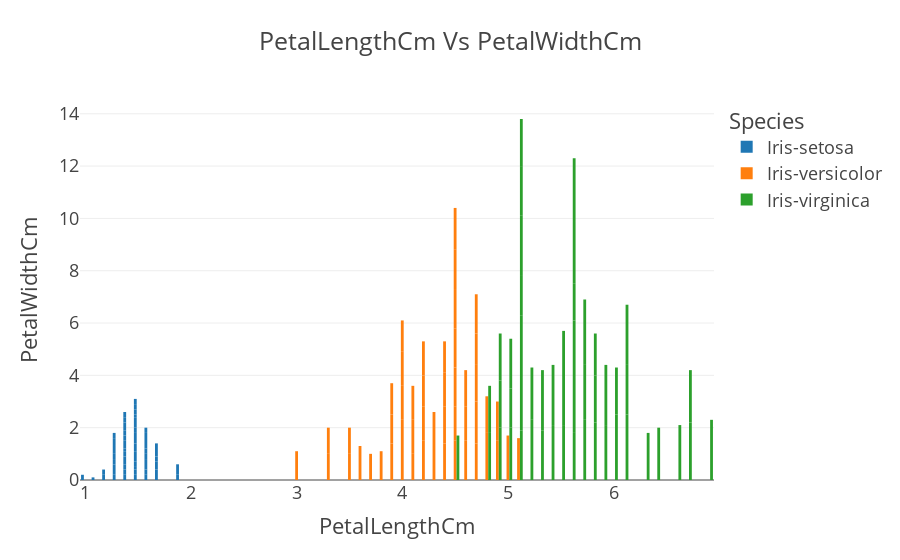

Notebook cell for this chart:
### Code cell
px.bar(data,x = "PetalLengthCm", y = "PetalWidthCm",color = "Species",barmode="group",title='PetalLengthCm Vs PetalWidthCm',template = "presentation" )

### Figure 1 — Plotly figure (JSON) as saved in the notebook; plotly's stock layout.template omitted (floating-point values rounded to 4 significant figures)
{"data": [{"alignmentgroup": "True", "hovertemplate": "Species=Iris-setosa<br>PetalLengthCm=%{x}<br>PetalWidthCm=%{y}<extra></extra>", "legendgroup": "Iris-setosa", "marker": {"color": "#1F77B4", "pattern": {"shape": ""}}, "name": "Iris-setosa", "offsetgroup": "Iris-setosa", "orientation": "v", "showlegend": true, "textposition": "auto", "type": "bar", "x": [1.4, 1.4, 1.3, 1.5, 1.4, 1.7, 1.4, 1.5, 1.4, 1.5, 1.5, 1.6, 1.4, 1.1, 1.2, 1.5, 1.3, 1.4, 1.7, 1.5, 1.7, 1.5, 1, 1.7, 1.9, 1.6, 1.6, 1.5, 1.4, 1.6, 1.6, 1.5, 1.5, 1.4, 1.5, 1.2, 1.3, 1.5, 1.3, 1.5, 1.3, 1.3, 1.3, 1.6, 1.9, 1.4, 1.6, 1.4, 1.5, 1.4], "xaxis": "x", "y": [0.2, 0.2, 0.2, 0.2, 0.2, 0.4, 0.3, 0.2, 0.2, 0.1, 0.2, 0.2, 0.1, 0.1, 0.2, 0.4, 0.4, 0.3, 0.3, 0.3, 0.2, 0.4, 0.2, 0.5, 0.2, 0.2, 0.4, 0.2, 0.2, 0.2, 0.2, 0.4, 0.1, 0.2, 0.1, 0.2, 0.2, 0.1, 0.2, 0.2, 0.3, 0.3, 0.2, 0.6, 0.4, 0.3, 0.2, 0.2, 0.2, 0.2], "yaxis": "y"}, {"alignmentgroup": "True", "hovertemplate": "Species=Iris-versicolor<br>PetalLengthCm=%{x}<br>PetalWidthCm=%{y}<extra></extra>", "legendgroup": "Iris-versicolor", "marker": {"color": "#FF7F0E", "pattern": {"shape": ""}}, "name": "Iris-versicolor", "offsetgroup": "Iris-versicolor", "orientation": "v", "showlegend": true, "textposition": "auto", "type": "bar", "x": [4.7, 4.5, 4.9, 4, 4.6, 4.5, 4.7, 3.3, 4.6, 3.9, 3.5, 4.2, 4, 4.7, 3.6, 4.4, 4.5, 4.1, 4.5, 3.9, 4.8, 4, 4.9, 4.7, 4.3, 4.4, 4.8, 5, 4.5, 3.5, 3.8, 3.7, 3.9, 5.1, 4.5, 4.5, 4.7, 4.4, 4.1, 4, 4.4, 4.6, 4, 3.3, 4.2, 4.2, 4.2, 4.3, 3, 4.1], "xaxis": "x", "y": [1.4, 1.5, 1.5, 1.3, 1.5, 1.3, 1.6, 1, 1.3, 1.4, 1, 1.5, 1, 1.4, 1.3, 1.4, 1.5, 1, 1.5, 1.1, 1.8, 1.3, 1.5, 1.2, 1.3, 1.4, 1.4, 1.7, 1.5, 1, 1.1, 1, 1.2, 1.6, 1.5, 1.6, 1.5, 1.3, 1.3, 1.3, 1.2, 1.4, 1.2, 1, 1.3, 1.2, 1.3, 1.3, 1.1, 1.3], "yaxis": "y"}, {"alignmentgroup": "True", "hovertemplate": "Species=Iris-virginica<br>PetalLengthCm=%{x}<br>PetalWidthCm=%{y}<extra></extra>", "legendgroup": "Iris-virginica", "marker": {"color": "#2CA02C", "pattern": {"shape": ""}}, "name": "Iris-virginica", "offsetgroup": "Iris-virginica", "orientation": "v", "showlegend": true, "textposition": "auto", "type": "bar", "x": [6, 5.1, 5.9, 5.6, 5.8, 6.6, 4.5, 6.3, 5.8, 6.1, 5.1, 5.3, 5.5, 5, 5.1, 5.3, 5.5, 6.7, 6.9, 5, 5.7, 4.9, 6.7, 4.9, 5.7, 6, 4.8, 4.9, 5.6, 5.8, 6.1, 6.4, 5.6, 5.1, 5.6, 6.1, 5.6, 5.5, 4.8, 5.4, 5.6, 5.1, 5.1, 5.9, 5.7, 5.2, 5, 5.2, 5.4, 5.1], "xaxis": "x", "y": [2.5, 1.9, 2.1, 1.8, 2.2, 2.1, 1.7, 1.8, 1.8, 2.5, 2, 1.9, 2.1, 2, 2.4, 2.3, 1.8, 2.2, 2.3, 1.5, 2.3, 2, 2, 1.8, 2.1, 1.8, 1.8, 1.8, 2.1, 1.6, 1.9, 2, 2.2, 1.5, 1.4, 2.3, 2.4, 1.8, 1.8, 2.1, 2.4, 2.3, 1.9, 2.3, 2.5, 2.3, 1.9, 2, 2.3, 1.8], "yaxis": "y"}], "layout": {"barmode": "group", "legend": {"title": {"text": "Species"}, "tracegroupgap": 0}, "title": {"text": "PetalLengthCm Vs PetalWidthCm"}, "xaxis": {"anchor": "y", "domain": [0, 1], "title": {"text": "PetalLengthCm"}}, "yaxis": {"anchor": "x", "domain": [0, 1], "title": {"text": "PetalWidthCm"}}}}
